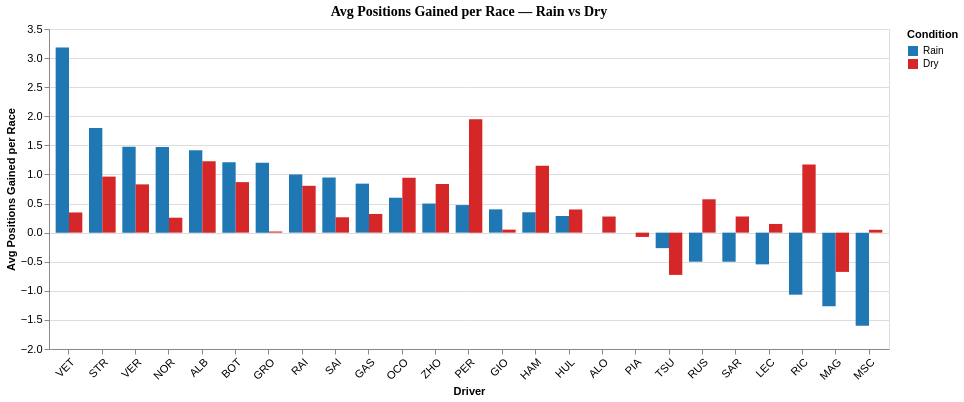

This figure's notebook cell:
### Markdown cell above
#### Average Positions Gained: Rain vs Dry

 We can use this to analyse which drivers are gaining more positions in rain. The higher the value, the more they overtake better in the rain

### Code cell
gains_long = pd.melt(
    comp.sort_values('RainAvgPositionsGained', ascending=False),
    id_vars=['Driver'],
    value_vars=['RainAvgPositionsGained', 'DryAvgPositionsGained'],
    var_name='Condition',
    value_name='AvgPositionsGained'
)
gains_long['Condition'] = gains_long['Condition'].map({
    'RainAvgPositionsGained': 'Rain',
    'DryAvgPositionsGained': 'Dry'
})

gains_order = comp.sort_values('RainAvgPositionsGained', ascending=False)['Driver'].tolist()

chart5 = alt.Chart(gains_long).mark_bar().encode(
    x=alt.X('Driver:N', sort=gains_order, title='Driver',
            axis=alt.Axis(labelAngle=-45)),
    y=alt.Y('AvgPositionsGained:Q', title='Avg Positions Gained per Race'),
    color=alt.Color('Condition:N',
                    scale=alt.Scale(domain=['Rain', 'Dry'],
                                    range=['#1f77b4', '#d62728']),
                    legend=alt.Legend(title='Condition')),
    xOffset='Condition:N',
    tooltip=['Driver', 'Condition', alt.Tooltip('AvgPositionsGained:Q', format='.2f')]
).properties(
    title='Avg Positions Gained per Race — Rain vs Dry',
    width=840,
    height=320
).configure_title(fontSize=14, font='Calibri').configure_axis(labelFontSize=11)

chart5

### Figure 1 — Vega-Lite specification as saved in the notebook (floating-point values rounded to 4 significant figures)
{"config": {"view": {"continuousWidth": 300, "continuousHeight": 300}, "axis": {"labelFontSize": 11}, "title": {"font": "Calibri", "fontSize": 14}}, "data": {"name": "data-a875b3077f8c080315c18e9ade0b98cd"}, "mark": {"type": "bar"}, "encoding": {"color": {"field": "Condition", "legend": {"title": "Condition"}, "scale": {"domain": ["Rain", "Dry"], "range": ["#1f77b4", "#d62728"]}, "type": "nominal"}, "tooltip": [{"field": "Driver", "type": "nominal"}, {"field": "Condition", "type": "nominal"}, {"field": "AvgPositionsGained", "format": ".2f", "type": "quantitative"}], "x": {"axis": {"labelAngle": -45}, "field": "Driver", "sort": ["VET", "STR", "VER", "NOR", "ALB", "BOT", "GRO", "RAI", "SAI", "GAS", "OCO", "ZHO", "PER", "GIO", "HAM", "HUL", "ALO", "PIA", "TSU", "RUS", "SAR", "LEC", "RIC", "MAG", "MSC"], "title": "Driver", "type": "nominal"}, "xOffset": {"field": "Condition", "type": "nominal"}, "y": {"field": "AvgPositionsGained", "title": "Avg Positions Gained per Race", "type": "quantitative"}}, "height": 320, "title": "Avg Positions Gained per Race — Rain vs Dry", "width": 840, "$schema": "https://vega.github.io/schema/vega-lite/v6.1.0.json", "datasets": {"data-a875b3077f8c080315c18e9ade0b98cd": [{"Driver": "VET", "Condition": "Rain", "AvgPositionsGained": 3.182}, {"Driver": "STR", "Condition": "Rain", "AvgPositionsGained": 1.8}, {"Driver": "VER", "Condition": "Rain", "AvgPositionsGained": 1.476}, {"Driver": "NOR", "Condition": "Rain", "AvgPositionsGained": 1.471}, {"Driver": "ALB", "Condition": "Rain", "AvgPositionsGained": 1.417}, {"Driver": "BOT", "Condition": "Rain", "AvgPositionsGained": 1.211}, {"Driver": "GRO", "Condition": "Rain", "AvgPositionsGained": 1.2}, {"Driver": "RAI", "Condition": "Rain", "AvgPositionsGained": 1.0}, {"Driver": "SAI", "Condition": "Rain", "AvgPositionsGained": 0.9474}, {"Driver": "GAS", "Condition": "Rain", "AvgPositionsGained": 0.8421}, {"Driver": "OCO", "Condition": "Rain", "AvgPositionsGained": 0.6}, {"Driver": "ZHO", "Condition": "Rain", "AvgPositionsGained": 0.5}, {"Driver": "PER", "Condition": "Rain", "AvgPositionsGained": 0.4737}, {"Driver": "GIO", "Condition": "Rain", "AvgPositionsGained": 0.4}, {"Driver": "HAM", "Condition": "Rain", "AvgPositionsGained": 0.35}, {"Driver": "HUL", "Condition": "Rain", "AvgPositionsGained": 0.2857}, {"Driver": "ALO", "Condition": "Rain", "AvgPositionsGained": 0.0}, {"Driver": "PIA", "Condition": "Rain", "AvgPositionsGained": 0.0}, {"Driver": "TSU", "Condition": "Rain", "AvgPositionsGained": -0.2667}, {"Driver": "RUS", "Condition": "Rain", "AvgPositionsGained": -0.5}, {"Driver": "SAR", "Condition": "Rain", "AvgPositionsGained": -0.5}, {"Driver": "LEC", "Condition": "Rain", "AvgPositionsGained": -0.5455}, {"Driver": "RIC", "Condition": "Rain", "AvgPositionsGained": -1.067}, {"Driver": "MAG", "Condition": "Rain", "AvgPositionsGained": -1.267}, {"Driver": "MSC", "Condition": "Rain", "AvgPositionsGained": -1.6}, {"Driver": "VET", "Condition": "Dry", "AvgPositionsGained": 0.3469}, {"Driver": "STR", "Condition": "Dry", "AvgPositionsGained": 0.963}, {"Driver": "VER", "Condition": "Dry", "AvgPositionsGained": 0.8293}, {"Driver": "NOR", "Condition": "Dry", "AvgPositionsGained": 0.2568}, {"Driver": "ALB", "Condition": "Dry", "AvgPositionsGained": 1.228}, {"Driver": "BOT", "Condition": "Dry", "AvgPositionsGained": 0.8681}, {"Driver": "GRO", "Condition": "Dry", "AvgPositionsGained": 0.01923}, {"Driver": "RAI", "Condition": "Dry", "AvgPositionsGained": 0.8052}, {"Driver": "SAI", "Condition": "Dry", "AvgPositionsGained": 0.2642}, {"Driver": "GAS", "Condition": "Dry", "AvgPositionsGained": 0.321}, {"Driver": "OCO", "Condition": "Dry", "AvgPositionsGained": 0.9433}, {"Driver": "ZHO", "Condition": "Dry", "AvgPositionsGained": 0.8358}, {"Driver": "PER", "Condition": "Dry", "AvgPositionsGained": 1.95}, {"Driver": "GIO", "Condition": "Dry", "AvgPositionsGained": 0.05172}, {"Driver": "HAM", "Condition": "Dry", "AvgPositionsGained": 1.15}, {"Driver": "HUL", "Condition": "Dry", "AvgPositionsGained": 0.3981}, {"Driver": "ALO", "Condition": "Dry", "AvgPositionsGained": 0.2769}, {"Driver": "PIA", "Condition": "Dry", "AvgPositionsGained": -0.07353}, {"Driver": "TSU", "Condition": "Dry", "AvgPositionsGained": -0.7264}, {"Driver": "RUS", "Condition": "Dry", "AvgPositionsGained": 0.5733}, {"Driver": "SAR", "Condition": "Dry", "AvgPositionsGained": 0.2778}, {"Driver": "LEC", "Condition": "Dry", "AvgPositionsGained": 0.1491}, {"Driver": "RIC", "Condition": "Dry", "AvgPositionsGained": 1.172}, {"Driver": "MAG", "Condition": "Dry", "AvgPositionsGained": -0.675}, {"Driver": "MSC", "Condition": "Dry", "AvgPositionsGained": 0.04878}]}}
